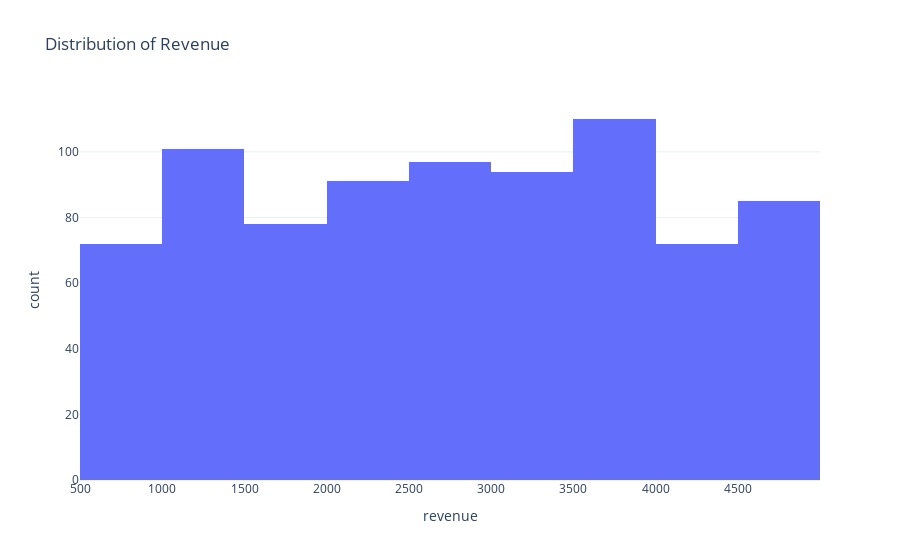

The notebook cell saved with this chart:
### Code cell
fig = px.histogram(data, 
                   x="revenue", 
                   nbins=20, 
                   title='Distribution of Revenue')
fig.show()

### Figure 1 — Plotly figure (JSON) as saved in the notebook; plotly's stock layout.template omitted (floating-point values rounded to 4 significant figures; data arrays with more than 128 entries replaced by an {"elided": "..."} marker saying what was removed)
{"data": [{"alignmentgroup": "True", "bingroup": "x", "hovertemplate": "revenue=%{x}<br>count=%{y}<extra></extra>", "legendgroup": "", "marker": {"color": "#636efa", "pattern": {"shape": ""}}, "name": "", "nbinsx": 20, "offsetgroup": "", "orientation": "v", "showlegend": false, "type": "histogram", "x": {"elided": "800 int values"}, "xaxis": "x", "yaxis": "y"}], "layout": {"autosize": true, "barmode": "relative", "legend": {"tracegroupgap": 0}, "title": {"text": "Distribution of Revenue"}, "xaxis": {"anchor": "y", "autorange": true, "domain": [0, 1], "range": [499.5, 5000.0], "title": {"text": "revenue"}, "type": "linear"}, "yaxis": {"anchor": "x", "autorange": true, "domain": [0, 1], "range": [0, 115.8], "title": {"text": "count"}}}}
